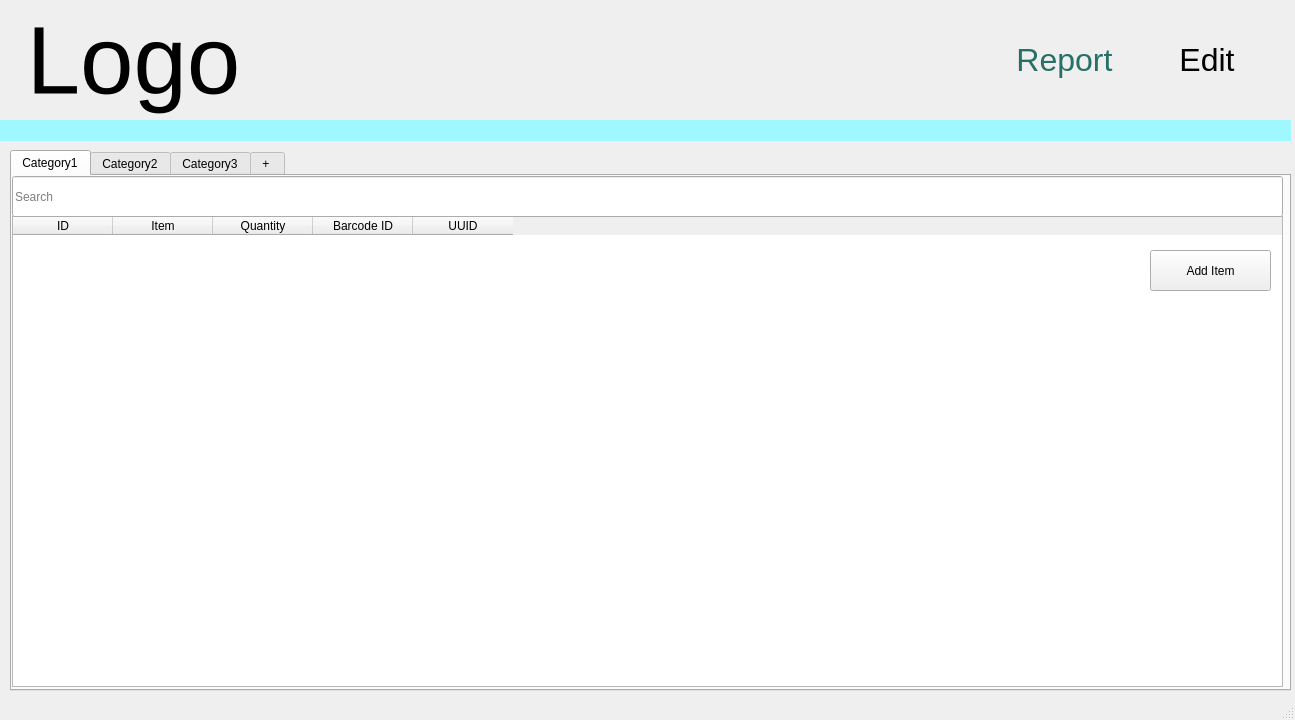
<?xml version="1.0" encoding="UTF-8"?>
<ui version="4.0">
 <class>InvWindow</class>
 <widget class="QMainWindow" name="InvWindow">
  <property name="geometry">
   <rect>
    <x>0</x>
    <y>0</y>
    <width>1295</width>
    <height>720</height>
   </rect>
  </property>
  <property name="windowTitle">
   <string>Inventory</string>
  </property>
  <property name="styleSheet">
   <string notr="true"/>
  </property>
  <widget class="QWidget" name="centralwidget">
   <widget class="QWidget" name="horizontalLayoutWidget">
    <property name="geometry">
     <rect>
      <x>0</x>
      <y>0</y>
      <width>1291</width>
      <height>121</height>
     </rect>
    </property>
    <layout class="QHBoxLayout" name="horizontalLayout" stretch="12,1,2">
     <item>
      <widget class="QLabel" name="label">
       <property name="sizePolicy">
        <sizepolicy hsizetype="Preferred" vsizetype="Preferred">
         <horstretch>0</horstretch>
         <verstretch>0</verstretch>
        </sizepolicy>
       </property>
       <property name="sizeIncrement">
        <size>
         <width>0</width>
         <height>0</height>
        </size>
       </property>
       <property name="font">
        <font>
         <pointsize>72</pointsize>
        </font>
       </property>
       <property name="text">
        <string> Logo</string>
       </property>
      </widget>
     </item>
     <item>
      <widget class="QPushButton" name="ReportButton">
       <property name="font">
        <font>
         <pointsize>24</pointsize>
         <italic>false</italic>
         <bold>false</bold>
        </font>
       </property>
       <property name="styleSheet">
        <string notr="true">color: rgb(38, 112, 101);</string>
       </property>
       <property name="text">
        <string>Report</string>
       </property>
       <property name="flat">
        <bool>true</bool>
       </property>
      </widget>
     </item>
     <item>
      <widget class="QPushButton" name="EditButton">
       <property name="font">
        <font>
         <pointsize>24</pointsize>
        </font>
       </property>
       <property name="text">
        <string>Edit</string>
       </property>
       <property name="flat">
        <bool>true</bool>
       </property>
      </widget>
     </item>
    </layout>
   </widget>
   <widget class="Line" name="line">
    <property name="geometry">
     <rect>
      <x>0</x>
      <y>120</y>
      <width>1291</width>
      <height>21</height>
     </rect>
    </property>
    <property name="font">
     <font>
      <kerning>true</kerning>
     </font>
    </property>
    <property name="styleSheet">
     <string notr="true">background-color: rgb(159, 247, 255);
color: rgb(159, 247, 255);</string>
    </property>
    <property name="frameShadow">
     <enum>QFrame::Plain</enum>
    </property>
    <property name="lineWidth">
     <number>10</number>
    </property>
    <property name="orientation">
     <enum>Qt::Horizontal</enum>
    </property>
   </widget>
   <widget class="QWidget" name="widget" native="true">
    <property name="geometry">
     <rect>
      <x>10</x>
      <y>150</y>
      <width>1281</width>
      <height>541</height>
     </rect>
    </property>
    <widget class="QTabWidget" name="tabWidget">
     <property name="geometry">
      <rect>
       <x>0</x>
       <y>0</y>
       <width>1281</width>
       <height>541</height>
      </rect>
     </property>
     <property name="tabPosition">
      <enum>QTabWidget::North</enum>
     </property>
     <property name="tabShape">
      <enum>QTabWidget::Rounded</enum>
     </property>
     <property name="currentIndex">
      <number>0</number>
     </property>
     <property name="tabBarAutoHide">
      <bool>false</bool>
     </property>
     <widget class="QWidget" name="tab">
      <attribute name="title">
       <string>Category1</string>
      </attribute>
      <widget class="QTableWidget" name="tableWidget">
       <property name="geometry">
        <rect>
         <x>0</x>
         <y>40</y>
         <width>1271</width>
         <height>471</height>
        </rect>
       </property>
       <property name="styleSheet">
        <string notr="true">font: 14pt &quot;.AppleSystemUIFont&quot;;</string>
       </property>
       <column>
        <property name="text">
         <string>ID</string>
        </property>
       </column>
       <column>
        <property name="text">
         <string>Item</string>
        </property>
       </column>
       <column>
        <property name="text">
         <string>Quantity</string>
        </property>
       </column>
       <column>
        <property name="text">
         <string>Barcode ID</string>
        </property>
       </column>
       <column>
        <property name="text">
         <string>UUID</string>
        </property>
       </column>
      </widget>
      <widget class="QLineEdit" name="lineEdit">
       <property name="geometry">
        <rect>
         <x>0</x>
         <y>0</y>
         <width>1271</width>
         <height>41</height>
        </rect>
       </property>
       <property name="styleSheet">
        <string notr="true">font: 16pt &quot;.AppleSystemUIFont&quot;;</string>
       </property>
       <property name="inputMask">
        <string/>
       </property>
       <property name="text">
        <string/>
       </property>
       <property name="frame">
        <bool>true</bool>
       </property>
       <property name="placeholderText">
        <string>Search</string>
       </property>
       <property name="clearButtonEnabled">
        <bool>true</bool>
       </property>
      </widget>
     </widget>
     <widget class="QWidget" name="tab_2">
      <attribute name="title">
       <string>Category2</string>
      </attribute>
      <widget class="QLineEdit" name="lineEdit_2">
       <property name="geometry">
        <rect>
         <x>0</x>
         <y>0</y>
         <width>1271</width>
         <height>41</height>
        </rect>
       </property>
       <property name="styleSheet">
        <string notr="true">font: 16pt &quot;.AppleSystemUIFont&quot;;</string>
       </property>
       <property name="inputMask">
        <string/>
       </property>
       <property name="text">
        <string/>
       </property>
       <property name="frame">
        <bool>true</bool>
       </property>
       <property name="placeholderText">
        <string>Search</string>
       </property>
       <property name="clearButtonEnabled">
        <bool>true</bool>
       </property>
      </widget>
      <widget class="QTableWidget" name="tableWidget_2">
       <property name="geometry">
        <rect>
         <x>0</x>
         <y>40</y>
         <width>1271</width>
         <height>471</height>
        </rect>
       </property>
       <property name="styleSheet">
        <string notr="true">font: 14pt &quot;.AppleSystemUIFont&quot;;</string>
       </property>
       <column>
        <property name="text">
         <string>ID</string>
        </property>
       </column>
       <column>
        <property name="text">
         <string>Item</string>
        </property>
       </column>
       <column>
        <property name="text">
         <string>Quantity</string>
        </property>
       </column>
       <column>
        <property name="text">
         <string>Barcode ID</string>
        </property>
       </column>
       <column>
        <property name="text">
         <string>UUID</string>
        </property>
       </column>
      </widget>
     </widget>
     <widget class="QWidget" name="tab_3">
      <attribute name="title">
       <string>Category3</string>
      </attribute>
      <widget class="QTableWidget" name="tableWidget_3">
       <property name="geometry">
        <rect>
         <x>0</x>
         <y>40</y>
         <width>1271</width>
         <height>471</height>
        </rect>
       </property>
       <property name="styleSheet">
        <string notr="true">font: 14pt &quot;.AppleSystemUIFont&quot;;</string>
       </property>
       <column>
        <property name="text">
         <string>ID</string>
        </property>
       </column>
       <column>
        <property name="text">
         <string>Item</string>
        </property>
       </column>
       <column>
        <property name="text">
         <string>Quantity</string>
        </property>
       </column>
       <column>
        <property name="text">
         <string>Barcode ID</string>
        </property>
       </column>
       <column>
        <property name="text">
         <string>UUID</string>
        </property>
       </column>
      </widget>
      <widget class="QLineEdit" name="lineEdit_3">
       <property name="geometry">
        <rect>
         <x>0</x>
         <y>0</y>
         <width>1271</width>
         <height>41</height>
        </rect>
       </property>
       <property name="styleSheet">
        <string notr="true">font: 16pt &quot;.AppleSystemUIFont&quot;;</string>
       </property>
       <property name="inputMask">
        <string/>
       </property>
       <property name="text">
        <string/>
       </property>
       <property name="frame">
        <bool>true</bool>
       </property>
       <property name="placeholderText">
        <string>Search</string>
       </property>
       <property name="clearButtonEnabled">
        <bool>true</bool>
       </property>
      </widget>
     </widget>
     <widget class="QWidget" name="tab_4">
      <attribute name="title">
       <string>+ </string>
      </attribute>
      <widget class="QLabel" name="label_2">
       <property name="geometry">
        <rect>
         <x>510</x>
         <y>130</y>
         <width>501</width>
         <height>181</height>
        </rect>
       </property>
       <property name="text">
        <string>Can Edit and Add Existing Categories</string>
       </property>
      </widget>
     </widget>
    </widget>
    <widget class="QPushButton" name="AddItem">
     <property name="enabled">
      <bool>true</bool>
     </property>
     <property name="geometry">
      <rect>
       <x>1140</x>
       <y>100</y>
       <width>121</width>
       <height>41</height>
      </rect>
     </property>
     <property name="font">
      <font>
       <kerning>true</kerning>
      </font>
     </property>
     <property name="text">
      <string>Add Item</string>
     </property>
     <property name="checkable">
      <bool>false</bool>
     </property>
    </widget>
   </widget>
  </widget>
  <widget class="QStatusBar" name="statusbar"/>
 </widget>
 <resources/>
 <connections/>
</ui>
